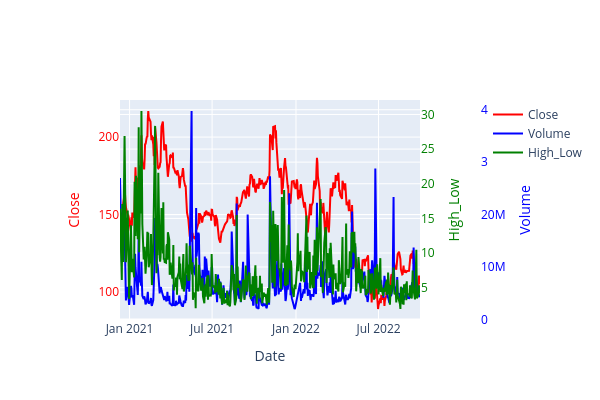

The cell this chart's notebook holds for it:
### Code cell
#graph_object 3개 축 그리기
import plotly.graph_objects as go
from plotly.subplots import make_subplots
import pandas as pd

fig = make_subplots()
fig.add_trace(
  go.Scatter(
    x=df_abnb['Date'], y=df_abnb['Close'], name='Close',
    mode='lines', yaxis='y', line={'color':'red'}
    ) #1번째 축
)
fig.add_trace(
  go.Scatter(
    x=df_abnb['Date'], y=df_abnb['Volume'], name='Volume',
    mode='lines', yaxis='y2', line={'color':'blue'}
    ) #2번째 축 Volume
)
fig.add_trace(
  go.Scatter(
    x=df_abnb['Date'], y=df_abnb['High_Low'], name='High_Low',
    mode='lines', yaxis='y3', line={'color':'green'}
    ) #3번째 축 High_Low
)
fig.update_layout(
  yaxis = dict(title='Close'),
  yaxis2 = dict(title='Volume', position=1, side='right', overlaying='y', anchor='free'),
  yaxis3 = dict(title='High_Low', side='right', anchor='x', overlaying='y'),
  xaxis = dict(title='Date', domain=[.1, .85]),
  width=600, height=400
)
fig.layout.yaxis.color = 'red'
fig.layout.yaxis2.color = 'blue'
fig.layout.yaxis3.color = 'green'

fig.show()

### Figure 1 — Plotly figure (JSON) as saved in the notebook; plotly's stock layout.template omitted (floating-point values rounded to 4 significant figures; data arrays with more than 128 entries replaced by an {"elided": "..."} marker saying what was removed)
{"data": [{"line": {"color": "red"}, "mode": "lines", "name": "Close", "type": "scatter", "x": {"elided": "454 str values"}, "y": {"elided": "454 float values"}, "yaxis": "y"}, {"line": {"color": "blue"}, "mode": "lines", "name": "Volume", "type": "scatter", "x": {"elided": "454 str values"}, "y": {"elided": "454 int values"}, "yaxis": "y2"}, {"line": {"color": "green"}, "mode": "lines", "name": "High_Low", "type": "scatter", "x": {"elided": "454 str values"}, "y": {"elided": "454 float values"}, "yaxis": "y3"}], "layout": {"height": 400, "width": 600, "xaxis": {"anchor": "y", "domain": [0.1, 0.85], "title": {"text": "Date"}}, "yaxis": {"anchor": "x", "color": "red", "domain": [0, 1], "title": {"text": "Close"}}, "yaxis2": {"anchor": "free", "color": "blue", "overlaying": "y", "position": 1, "side": "right", "title": {"text": "Volume"}}, "yaxis3": {"anchor": "x", "color": "green", "overlaying": "y", "side": "right", "title": {"text": "High_Low"}}}}
